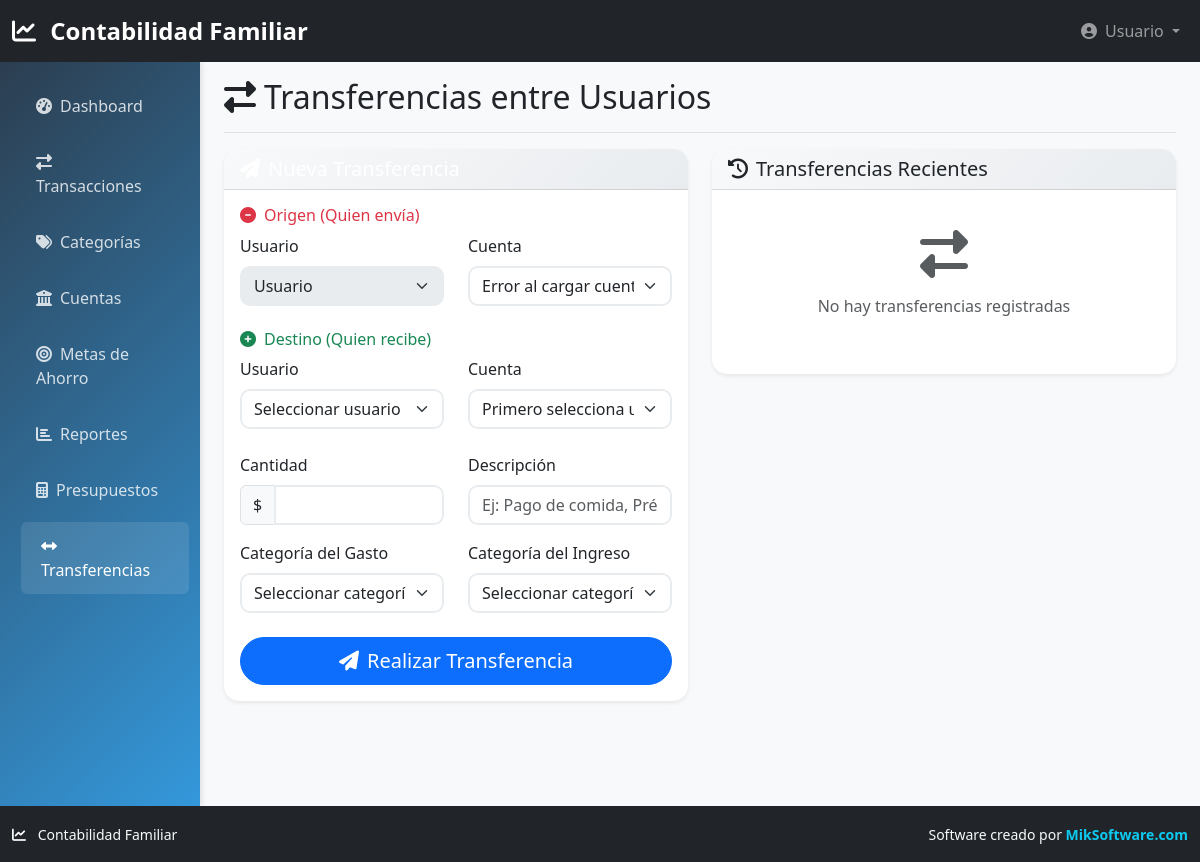
/transferencias.php (signed in), run on an earlier commit of the app's database.
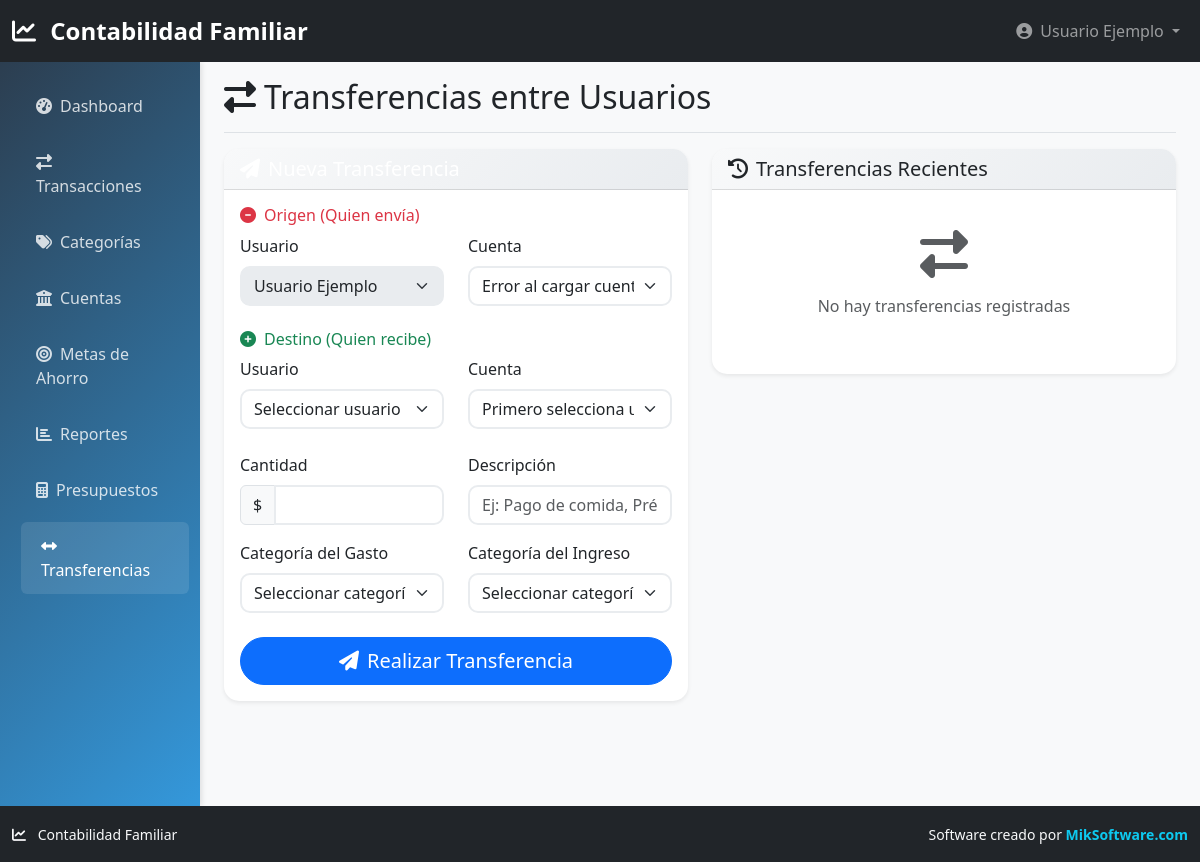
And on a later commit of the database.
### tables this page shows
CREATE TABLE usuarios (
    id INT AUTO_INCREMENT PRIMARY KEY,
    nombre VARCHAR(100) NOT NULL,
    email VARCHAR(150) UNIQUE NOT NULL,
    password VARCHAR(255) NOT NULL,
    role ENUM('admin', 'usuario') DEFAULT 'usuario',
    activo BOOLEAN DEFAULT TRUE,
    created_at TIMESTAMP DEFAULT CURRENT_TIMESTAMP,
    updated_at TIMESTAMP DEFAULT CURRENT_TIMESTAMP ON UPDATE CURRENT_TIMESTAMP
);

### config/database.php (called while the page is built, shortened)
<?php
class Database {
    private $connection;
    public function __construct() {
        try {
            $dsn = "mysql:host=" . DB_HOST . ";dbname=" . DB_NAME . ";charset=" . DB_CHARSET;
            $this->connection = new PDO($dsn, DB_USER, DB_PASS, [
                PDO::ATTR_ERRMODE => PDO::ERRMODE_EXCEPTION,
                PDO::ATTR_DEFAULT_FETCH_MODE => PDO::FETCH_ASSOC,
                PDO::ATTR_EMULATE_PREPARES => false,
            ]);
            $this->connection->exec("SET NAMES 'utf8mb4' COLLATE 'utf8mb4_unicode_ci'");
            $this->connection->exec("SET collation_connection = 'utf8mb4_unicode_ci'");
        } catch (PDOException $e) {
            die("Error de conexión: " . $e->getMessage());
        }
    }
    public function query($sql, $params = []) {
        $stmt = $this->connection->prepare($sql);
        $stmt->execute($params);
        return $stmt;
    }
    public function fetch($sql, $params = []) {
        $stmt = $this->query($sql, $params);
        return $stmt->fetch();
    }
}
$db = new Database();
?>

### transferencias.php (the view, shortened to what the changed rows need)
<?php
require_once 'config/database.php';
include 'includes/header.php';
?>
<div class="container-fluid">
    <div class="row">
        <main class="col-md-9 ms-sm-auto col-lg-10 px-md-4">
            <div class="d-flex justify-content-between flex-wrap flex-md-nowrap align-items-center pt-3 pb-2 mb-3 border-bottom">
                <h1 class="h2">
                    <i class="fas fa-exchange-alt me-2"></i>Transferencias entre Usuarios
                </h1>
            </div>
            <div class="row">
                <div class="col-lg-6">
                    <div class="card">
                        <div class="card-body">
                            <form method="POST" id="transferenciaForm">
                                <div class="mb-4">
                                    <div class="row">
                                        <?php
                                        $usuarioActual = $db->fetch("SELECT id, nombre FROM usuarios WHERE id = ?", [$_SESSION['user_id']]);
                                        ?>
                                        <div class="col-md-6">
                                            <label class="form-label">Usuario</label>
                                            <select name="usuario_origen" id="usuario_origen" class="form-select" required disabled>
                                                <option value="<?php echo $usuarioActual['id']; ?>" selected>
                                                    <?php echo htmlspecialchars($usuarioActual['nombre']); ?>
                                                </option>
                                            </select>
                                        </div>
                                    </div>
                                </div>
                            </form>
                        </div>
                    </div>
                </div>
            </div>
        </main>
    </div>
</div>
<?php include 'includes/footer.php'; ?>

### includes/header.php (shortened to what the changed rows need)
<!DOCTYPE html>
<html lang="es">
<head>
    <link href="https://cdn.jsdelivr.net/npm/bootstrap@5.3.0/dist/css/bootstrap.min.css" rel="stylesheet">
    <link rel="stylesheet" href="https://cdnjs.cloudflare.com/ajax/libs/font-awesome/6.4.0/css/all.min.css">
</head>
<body><?php if (isset($_SESSION['user_id'])): ?>
    <nav class="navbar navbar-expand-lg navbar-dark bg-dark">
        <div class="container-fluid">
            <a class="navbar-brand" href="dashboard.php">
                <i class="fas fa-chart-line me-2"></i>
                Contabilidad Familiar
            </a>
            <div class="collapse navbar-collapse" id="navbarNav">
                <ul class="navbar-nav ms-auto">
                    <li class="nav-item dropdown">
                        <a class="nav-link dropdown-toggle" href="#" role="button" data-bs-toggle="dropdown">
                            <i class="fas fa-user-circle me-1"></i>
                            <?php echo htmlspecialchars($_SESSION['user_name']); ?>
                        </a>
                    </li>
                </ul>
            </div>
        </div>
    </nav>
<?php endif; ?>

What changed in the data, as far as the page shows it:
changed usuarios: usuario_origen "Usuario" → "Usuario Ejemplo"
Also different on the page:
$_SESSION['user_name']: "Usuario" → "Usuario Ejemplo"
